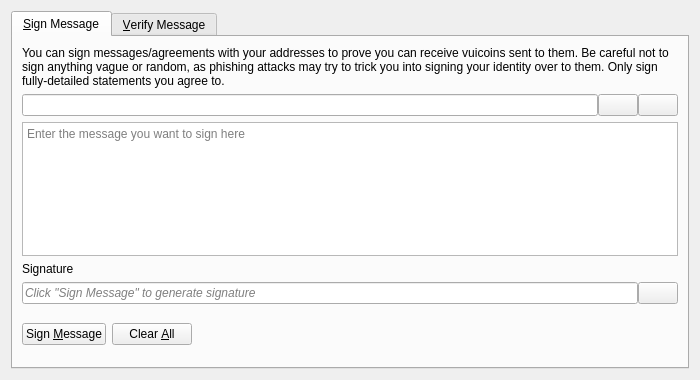
<?xml version="1.0" encoding="UTF-8"?>
<ui version="4.0">
 <class>SignVerifyMessageDialog</class>
 <widget class="QDialog" name="SignVerifyMessageDialog">
  <property name="geometry">
   <rect>
    <x>0</x>
    <y>0</y>
    <width>700</width>
    <height>380</height>
   </rect>
  </property>
  <property name="windowTitle">
   <string>Signatures - Sign / Verify a Message</string>
  </property>
  <property name="modal">
   <bool>true</bool>
  </property>
  <layout class="QVBoxLayout" name="verticalLayout">
   <item>
    <widget class="QTabWidget" name="tabWidget">
     <property name="currentIndex">
      <number>0</number>
     </property>
     <widget class="QWidget" name="tabSignMessage">
      <attribute name="title">
       <string>&amp;Sign Message</string>
      </attribute>
      <layout class="QVBoxLayout" name="verticalLayout_SM">
       <item>
        <widget class="QLabel" name="infoLabel_SM">
         <property name="text">
          <string>You can sign messages/agreements with your addresses to prove you can receive vuicoins sent to them. Be careful not to sign anything vague or random, as phishing attacks may try to trick you into signing your identity over to them. Only sign fully-detailed statements you agree to.</string>
         </property>
         <property name="textFormat">
          <enum>Qt::PlainText</enum>
         </property>
         <property name="wordWrap">
          <bool>true</bool>
         </property>
        </widget>
       </item>
       <item>
        <layout class="QHBoxLayout" name="horizontalLayout_1_SM">
         <property name="spacing">
          <number>0</number>
         </property>
         <item>
          <widget class="QValidatedLineEdit" name="addressIn_SM">
           <property name="toolTip">
            <string>The Vuicoin address to sign the message with</string>
           </property>
          </widget>
         </item>
         <item>
          <widget class="QPushButton" name="addressBookButton_SM">
           <property name="toolTip">
            <string>Choose previously used address</string>
           </property>
           <property name="text">
            <string/>
           </property>
           <property name="icon">
            <iconset resource="../bitcoin.qrc">
             <normaloff>:/icons/address-book</normaloff>:/icons/address-book</iconset>
           </property>
           <property name="shortcut">
            <string>Alt+A</string>
           </property>
           <property name="autoDefault">
            <bool>false</bool>
           </property>
          </widget>
         </item>
         <item>
          <widget class="QPushButton" name="pasteButton_SM">
           <property name="toolTip">
            <string>Paste address from clipboard</string>
           </property>
           <property name="text">
            <string/>
           </property>
           <property name="icon">
            <iconset resource="../bitcoin.qrc">
             <normaloff>:/icons/editpaste</normaloff>:/icons/editpaste</iconset>
           </property>
           <property name="shortcut">
            <string>Alt+P</string>
           </property>
           <property name="autoDefault">
            <bool>false</bool>
           </property>
          </widget>
         </item>
        </layout>
       </item>
       <item>
        <widget class="QPlainTextEdit" name="messageIn_SM">
         <property name="toolTip">
          <string>Enter the message you want to sign here</string>
         </property>
         <property name="placeholderText">
          <string>Enter the message you want to sign here</string>
         </property>
        </widget>
       </item>
       <item>
        <widget class="QLabel" name="signatureLabel_SM">
         <property name="text">
          <string>Signature</string>
         </property>
         <property name="textFormat">
          <enum>Qt::PlainText</enum>
         </property>
        </widget>
       </item>
       <item>
        <layout class="QHBoxLayout" name="horizontalLayout_2_SM">
         <property name="spacing">
          <number>0</number>
         </property>
         <item>
          <widget class="QLineEdit" name="signatureOut_SM">
           <property name="placeholderText">
            <string>Click "Sign Message" to generate signature</string>
           </property>
           <property name="font">
            <font>
             <italic>true</italic>
            </font>
           </property>
           <property name="readOnly">
            <bool>true</bool>
           </property>
          </widget>
         </item>
         <item>
          <widget class="QPushButton" name="copySignatureButton_SM">
           <property name="toolTip">
            <string>Copy the current signature to the system clipboard</string>
           </property>
           <property name="text">
            <string/>
           </property>
           <property name="icon">
            <iconset resource="../bitcoin.qrc">
             <normaloff>:/icons/editcopy</normaloff>:/icons/editcopy</iconset>
           </property>
           <property name="autoDefault">
            <bool>false</bool>
           </property>
          </widget>
         </item>
        </layout>
       </item>
       <item>
        <layout class="QHBoxLayout" name="horizontalLayout_3_SM">
         <item>
          <widget class="QPushButton" name="signMessageButton_SM">
           <property name="toolTip">
            <string>Sign the message to prove you own this Vuicoin address</string>
           </property>
           <property name="text">
            <string>Sign &amp;Message</string>
           </property>
           <property name="icon">
            <iconset resource="../bitcoin.qrc">
             <normaloff>:/icons/edit</normaloff>:/icons/edit</iconset>
           </property>
           <property name="autoDefault">
            <bool>false</bool>
           </property>
          </widget>
         </item>
         <item>
          <widget class="QPushButton" name="clearButton_SM">
           <property name="toolTip">
            <string>Reset all sign message fields</string>
           </property>
           <property name="text">
            <string>Clear &amp;All</string>
           </property>
           <property name="icon">
            <iconset resource="../bitcoin.qrc">
             <normaloff>:/icons/remove</normaloff>:/icons/remove</iconset>
           </property>
           <property name="autoDefault">
            <bool>false</bool>
           </property>
          </widget>
         </item>
         <item>
          <spacer name="horizontalSpacer_1_SM">
           <property name="orientation">
            <enum>Qt::Horizontal</enum>
           </property>
           <property name="sizeHint" stdset="0">
            <size>
             <width>40</width>
             <height>48</height>
            </size>
           </property>
          </spacer>
         </item>
         <item>
          <widget class="QLabel" name="statusLabel_SM">
           <property name="font">
            <font>
             <weight>75</weight>
             <bold>true</bold>
            </font>
           </property>
           <property name="text">
            <string/>
           </property>
           <property name="wordWrap">
            <bool>true</bool>
           </property>
          </widget>
         </item>
         <item>
          <spacer name="horizontalSpacer_2_SM">
           <property name="orientation">
            <enum>Qt::Horizontal</enum>
           </property>
           <property name="sizeHint" stdset="0">
            <size>
             <width>40</width>
             <height>48</height>
            </size>
           </property>
          </spacer>
         </item>
        </layout>
       </item>
      </layout>
     </widget>
     <widget class="QWidget" name="tabVerifyMessage">
      <attribute name="title">
       <string>&amp;Verify Message</string>
      </attribute>
      <layout class="QVBoxLayout" name="verticalLayout_VM">
       <item>
        <widget class="QLabel" name="infoLabel_VM">
         <property name="text">
          <string>Enter the receiver's address, message (ensure you copy line breaks, spaces, tabs, etc. exactly) and signature below to verify the message. Be careful not to read more into the signature than what is in the signed message itself, to avoid being tricked by a man-in-the-middle attack. Note that this only proves the signing party receives with the address, it cannot prove sendership of any transaction!</string>
         </property>
         <property name="textFormat">
          <enum>Qt::PlainText</enum>
         </property>
         <property name="alignment">
          <set>Qt::AlignLeading|Qt::AlignLeft|Qt::AlignTop</set>
         </property>
         <property name="wordWrap">
          <bool>true</bool>
         </property>
        </widget>
       </item>
       <item>
        <layout class="QHBoxLayout" name="horizontalLayout_1_VM">
         <property name="spacing">
          <number>0</number>
         </property>
         <item>
          <widget class="QValidatedLineEdit" name="addressIn_VM">
           <property name="toolTip">
            <string>The Vuicoin address the message was signed with</string>
           </property>
          </widget>
         </item>
         <item>
          <widget class="QPushButton" name="addressBookButton_VM">
           <property name="toolTip">
            <string>Choose previously used address</string>
           </property>
           <property name="text">
            <string/>
           </property>
           <property name="icon">
            <iconset resource="../bitcoin.qrc">
             <normaloff>:/icons/address-book</normaloff>:/icons/address-book</iconset>
           </property>
           <property name="shortcut">
            <string>Alt+A</string>
           </property>
           <property name="autoDefault">
            <bool>false</bool>
           </property>
          </widget>
         </item>
        </layout>
       </item>
       <item>
        <widget class="QPlainTextEdit" name="messageIn_VM">
          <property name="toolTip">
            <string>The signed message to verify</string>
          </property>
          <property name="placeholderText">
            <string>The signed message to verify</string>
          </property>
        </widget>
       </item>
       <item>
        <widget class="QValidatedLineEdit" name="signatureIn_VM">
          <property name="toolTip">
            <string>The signature given when the message was signed</string>
          </property>
          <property name="placeholderText">
            <string>The signature given when the message was signed</string>
          </property>
        </widget>
       </item>
       <item>
        <layout class="QHBoxLayout" name="horizontalLayout_2_VM">
         <item>
          <widget class="QPushButton" name="verifyMessageButton_VM">
           <property name="toolTip">
            <string>Verify the message to ensure it was signed with the specified Vuicoin address</string>
           </property>
           <property name="text">
            <string>Verify &amp;Message</string>
           </property>
           <property name="icon">
            <iconset resource="../bitcoin.qrc">
             <normaloff>:/icons/transaction_0</normaloff>:/icons/transaction_0</iconset>
           </property>
           <property name="autoDefault">
            <bool>false</bool>
           </property>
          </widget>
         </item>
         <item>
          <widget class="QPushButton" name="clearButton_VM">
           <property name="toolTip">
            <string>Reset all verify message fields</string>
           </property>
           <property name="text">
            <string>Clear &amp;All</string>
           </property>
           <property name="icon">
            <iconset resource="../bitcoin.qrc">
             <normaloff>:/icons/remove</normaloff>:/icons/remove</iconset>
           </property>
           <property name="autoDefault">
            <bool>false</bool>
           </property>
          </widget>
         </item>
         <item>
          <spacer name="horizontalSpacer_1_VM">
           <property name="orientation">
            <enum>Qt::Horizontal</enum>
           </property>
           <property name="sizeHint" stdset="0">
            <size>
             <width>40</width>
             <height>48</height>
            </size>
           </property>
          </spacer>
         </item>
         <item>
          <widget class="QLabel" name="statusLabel_VM">
           <property name="font">
            <font>
             <weight>75</weight>
             <bold>true</bold>
            </font>
           </property>
           <property name="text">
            <string/>
           </property>
           <property name="wordWrap">
            <bool>true</bool>
           </property>
          </widget>
         </item>
         <item>
          <spacer name="horizontalSpacer_2_VM">
           <property name="orientation">
            <enum>Qt::Horizontal</enum>
           </property>
           <property name="sizeHint" stdset="0">
            <size>
             <width>40</width>
             <height>48</height>
            </size>
           </property>
          </spacer>
         </item>
        </layout>
       </item>
      </layout>
     </widget>
    </widget>
   </item>
  </layout>
 </widget>
 <customwidgets>
  <customwidget>
   <class>QValidatedLineEdit</class>
   <extends>QLineEdit</extends>
   <header>qt/qvalidatedlineedit.h</header>
  </customwidget>
 </customwidgets>
 <resources>
  <include location="../bitcoin.qrc"/>
 </resources>
 <connections/>
</ui>
